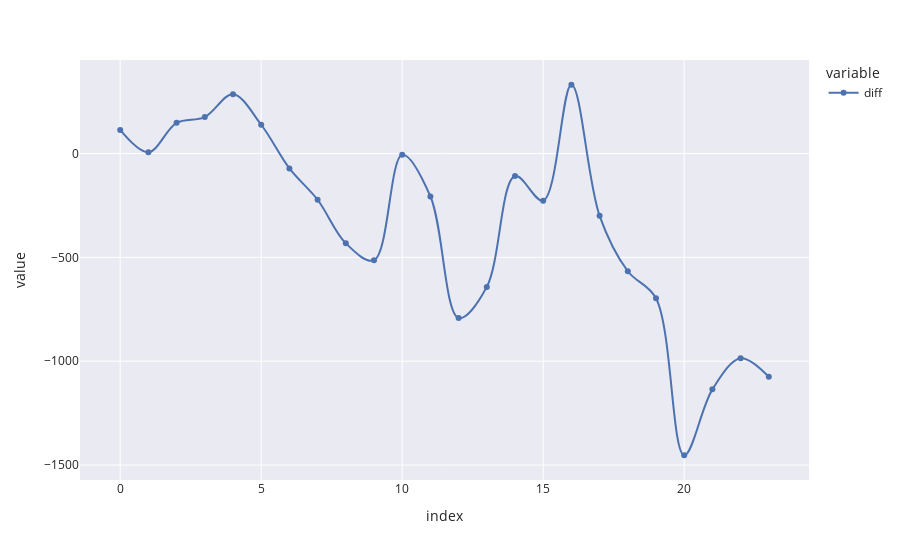

The code cell stored with this chart in its notebook:
### Code cell
months_diff['diff'].plot.line(markers=True, line_shape='spline', height=600)

### Figure 1 — Plotly figure (JSON) as saved in the notebook; plotly's stock layout.template omitted (floating-point values rounded to 4 significant figures)
{"data": [{"hovertemplate": "variable=diff<br>index=%{x}<br>value=%{y}<extra></extra>", "legendgroup": "diff", "line": {"color": "rgb(76,114,176)", "dash": "solid", "shape": "spline"}, "marker": {"symbol": "circle"}, "mode": "markers+lines", "name": "diff", "orientation": "v", "showlegend": true, "type": "scatter", "x": [0, 1, 2, 3, 4, 5, 6, 7, 8, 9, 10, 11, 12, 13, 14, 15, 16, 17, 18, 19, 20, 21, 22, 23], "xaxis": "x", "y": [113.8, 6.368, 147.9, 175.6, 284.9, 138.5, -71.74, -222.6, -432.2, -514.2, -6.368, -206.7, -791.8, -642.1, -108.1, -227.0, 331.0, -299.9, -566.9, -697.0, -1453.0, -1135.0, -985.5, -1075.0], "yaxis": "y"}], "layout": {"autosize": true, "legend": {"title": {"text": "variable"}, "tracegroupgap": 0}, "margin": {"t": 60}, "xaxis": {"anchor": "y", "autorange": true, "domain": [0, 1], "range": [-1.4, 24.4], "title": {"text": "index"}, "type": "linear"}, "yaxis": {"anchor": "x", "autorange": true, "domain": [0, 1], "range": [-1570.0, 448.4], "title": {"text": "value"}, "type": "linear"}}}
